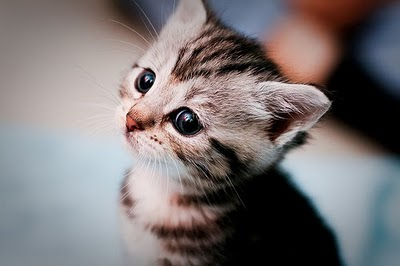
#> input picture cs231n_assignment/assignment3_completed/kitten.jpg, 400 x 266 px
$ jupyter execute --allow-errors ImageGeneration.ipynb   (shell and % lines are left out)   (Python 2 division)   (older library calls are emulated)
#> lines starting #> are read from the running program, lines starting #| are printed output that depends on the picture
### cs231n_assignment/assignment3_completed/cs231n/data_utils.py
import cPickle as pickle
import numpy as np
import os
from scipy.misc import imread

# [66 lines left out: functions load_CIFAR_batch, load_CIFAR10, get_CIFAR10_data, not called in this run]


def load_tiny_imagenet(path, dtype=np.float32, subtract_mean=True):
  """
  Load TinyImageNet. Each of TinyImageNet-100-A, TinyImageNet-100-B, and
  TinyImageNet-200 have the same directory structure, so this can be used
  to load any of them.

  Inputs:
  - path: String giving path to the directory to load.
  - dtype: numpy datatype used to load the data.
  - subtract_mean: Whether to subtract the mean training image.

  Returns: A dictionary with the following entries:
  - class_names: A list where class_names[i] is a list of strings giving the
    WordNet names for class i in the loaded dataset.
  - X_train: (N_tr, 3, 64, 64) array of training images
  - y_train: (N_tr,) array of training labels
  - X_val: (N_val, 3, 64, 64) array of validation images
  - y_val: (N_val,) array of validation labels
  - X_test: (N_test, 3, 64, 64) array of testing images.
  - y_test: (N_test,) array of test labels; if test labels are not available
    (such as in student code) then y_test will be None.
  - mean_image: (3, 64, 64) array giving mean training image
  """
  # First load wnids
  with open(os.path.join(path, 'wnids.txt'), 'r') as f:
    wnids = [x.strip() for x in f]

  # Map wnids to integer labels
  wnid_to_label = {wnid: i for i, wnid in enumerate(wnids)}

  # Use words.txt to get names for each class
  with open(os.path.join(path, 'words.txt'), 'r') as f:
    wnid_to_words = dict(line.split('\t') for line in f)
    for wnid, words in wnid_to_words.iteritems():
      wnid_to_words[wnid] = [w.strip() for w in words.split(',')]
  class_names = [wnid_to_words[wnid] for wnid in wnids]

  # Next load training data.
  X_train = []
  y_train = []
  for i, wnid in enumerate(wnids):
    if (i + 1) % 20 == 0:
      print 'loading training data for synset %d / %d' % (i + 1, len(wnids))
    # To figure out the filenames we need to open the boxes file
    boxes_file = os.path.join(path, 'train', wnid, '%s_boxes.txt' % wnid)
    with open(boxes_file, 'r') as f:
      filenames = [x.split('\t')[0] for x in f]
    num_images = len(filenames)

    X_train_block = np.zeros((num_images, 3, 64, 64), dtype=dtype)
    y_train_block = wnid_to_label[wnid] * np.ones(num_images, dtype=np.int64)
    for j, img_file in enumerate(filenames):
      img_file = os.path.join(path, 'train', wnid, 'images', img_file)
      img = imread(img_file)
      if img.ndim == 2:
        ## grayscale file
        img.shape = (64, 64, 1)
      X_train_block[j] = img.transpose(2, 0, 1)
    X_train.append(X_train_block)
    y_train.append(y_train_block)

  # We need to concatenate all training data
  X_train = np.concatenate(X_train, axis=0)
  y_train = np.concatenate(y_train, axis=0)

  # Next load validation data
  with open(os.path.join(path, 'val', 'val_annotations.txt'), 'r') as f:
    img_files = []
    val_wnids = []
    for line in f:
      img_file, wnid = line.split('\t')[:2]
      img_files.append(img_file)
      val_wnids.append(wnid)
    num_val = len(img_files)
    y_val = np.array([wnid_to_label[wnid] for wnid in val_wnids])
    X_val = np.zeros((num_val, 3, 64, 64), dtype=dtype)
    for i, img_file in enumerate(img_files):
      img_file = os.path.join(path, 'val', 'images', img_file)
      img = imread(img_file)
      if img.ndim == 2:
        img.shape = (64, 64, 1)
      X_val[i] = img.transpose(2, 0, 1)

  # Next load test images
  # Students won't have test labels, so we need to iterate over files in the
  # images directory.
  img_files = os.listdir(os.path.join(path, 'test', 'images'))
  X_test = np.zeros((len(img_files), 3, 64, 64), dtype=dtype)
  for i, img_file in enumerate(img_files):
    img_file = os.path.join(path, 'test', 'images', img_file)
    img = imread(img_file)
    if img.ndim == 2:
      img.shape = (64, 64, 1)
    X_test[i] = img.transpose(2, 0, 1)

  y_test = None
  y_test_file = os.path.join(path, 'test', 'test_annotations.txt')
  if os.path.isfile(y_test_file):
    with open(y_test_file, 'r') as f:
      img_file_to_wnid = {}
      for line in f:
        line = line.split('\t')
        img_file_to_wnid[line[0]] = line[1]
    y_test = [wnid_to_label[img_file_to_wnid[img_file]] for img_file in img_files]
    y_test = np.array(y_test)

  mean_image = X_train.mean(axis=0)
  if subtract_mean:
    X_train -= mean_image[None]
    X_val -= mean_image[None]
    X_test -= mean_image[None]

  return {
    'class_names': class_names,
    'X_train': X_train,
    'y_train': y_train,
    'X_val': X_val,
    'y_val': y_val,
    'X_test': X_test,
    'y_test': y_test,
    'class_names': class_names,
    'mean_image': mean_image,
  }


# [21 lines left out: function load_models, not called in this run]

### cs231n_assignment/assignment3_completed/ImageGeneration.ipynb
# Image Generation
In this notebook we will continue our exploration of image gradients using the deep model that was pretrained on TinyImageNet. We will explore various ways of using these image gradients to generate images. We will implement class visualizations, feature inversion, and DeepDream.

### Data : TinyImageNet

* 클래스 개수 : 200 object classes (각 클래스에 대해 500 training images, 50 validation images, 50 test images)
* 우리는 TinyImageNet-100-A 만 이용 (100개의 오브젝트 클래스)
* 해상도 : 64x64 pixels

### Thing to do in this assignment
* Class visualization : 빈 이미지에 특정 클래스의 이미지 채워나가기
* Feature inversion : 빈 이미지에 특정 이미지의 feature 채워나가기
* DeepDream : 원본 이미지에 activation 채워나가기

[cell 1]
# As usual, a bit of setup

import time, os, json
import numpy as np
from scipy.misc import imread, imresize
import matplotlib.pyplot as plt

from cs231n.classifiers.pretrained_cnn import PretrainedCNN
from cs231n.data_utils import load_tiny_imagenet
from cs231n.image_utils import blur_image, deprocess_image, preprocess_image
from cs231n.layers import *
from cs231n.fast_layers import *
from cs231n.layer_utils import *

plt.rcParams['figure.figsize'] = (10.0, 8.0) # set default size of plots
plt.rcParams['image.interpolation'] = 'nearest'
plt.rcParams['image.cmap'] = 'gray'

# for auto-reloading external modules
# see http://stackoverflow.com/questions/1907993/autoreload-of-modules-in-ipython

# TinyImageNet and pretrained model
As in the previous notebook, load the TinyImageNet dataset and the pretrained model.

#> (a cell that did not finish here is left out)

 # 1. Class visualization
By starting with a random noise image and performing gradient ascent on a target class, we can **generate an image that the network will recognize as the target class.** This idea was first presented in [1]; [2] extended this idea by suggesting several regularization techniques that can improve the quality of the generated image.

Concretely, let $I$ be an image and let $y$ be a target class. Let $s_y(I)$ be the score that a convolutional network assigns to the image $I$ for class $y$; note that these are raw unnormalized scores, not class probabilities. We wish to generate an image $I^*$ that achieves a high score for the class $y$ by solving the problem

$$
I^* = \arg\max_I s_y(I) + R(I)
$$

where $R$ is a (possibly implicit) regularizer. We can solve this optimization problem using **gradient descent, computing gradients with respect to the generated image**. We will use (explicit) ** L2 regularization ** of the form

$$
R(I) + \lambda \|I\|_2^2
$$

and implicit regularization as suggested by [2] by **peridically blurring the generated image**. We can solve this problem using **gradient ascent on the generated image**.

In the cell below, complete the implementation of the `create_class_visualization` function.

[1] Karen Simonyan, Andrea Vedaldi, and Andrew Zisserman. "Deep Inside Convolutional Networks: Visualising
Image Classification Models and Saliency Maps", ICLR Workshop 2014.

[2] Yosinski et al, "Understanding Neural Networks Through Deep Visualization", ICML 2015 Deep Learning Workshop

# 1. Class visualization

**[Lecture 9 - 30 page 참고]**

### 목적
    * 특정 class의 점수를 maximize하는 이미지를 찾자

### 특징
    * 빈 이미지에서 시작해서 이를 점차 업데이트해 나가면서 그려준다

### 과정
* [1] Feed in zeros (zero image)
* [2] score vector 의 gradient 를 [0,0,...,1,0,...] 으로 설정
* [3] BP to image
* [4] image update (not weight update)
* FP this image (반복)

[cell 3]
# [88 lines left out: function create_class_visualization, not called in this run]

You can use the code above to generate some cool images! An example is shown below. Try to generate a cool-looking image. If you want you can try to implement the other regularization schemes from Yosinski et al, but it isn't required.

[cell 4]
target_y = 43 # Tarantula
# print data['class_names'][target_y]
#> (the rest of this cell did not finish here and is left out)

#> (a cell that did not finish here is left out)

[cell 6]
target_y = 78
#> (the rest of this cell did not finish here and is left out)

# 2. Feature Inversion
In an attempt to understand the types of features that convolutional networks learn to recognize, a recent paper [1] attempts to reconstruct an image from its feature representation. We can easily implement this idea using image gradients from the pretrained network.

Concretely, given a image $I$, let $\phi_\ell(I)$ be the activations at layer $\ell$ of the convolutional network $\phi$. We wish to find an image $I^*$ with a similar feature representation as $I$ at layer $\ell$ of the network $\phi$ by solving the optimization problem

$$
I^* = \arg\min_{I'} \|\phi_\ell(I) - \phi_\ell(I')\|_2^2 + R(I')
$$

where $\|\cdot\|_2^2$ is the squared Euclidean norm. As above, $R$ is a (possibly implicit) regularizer. We can solve this optimization problem using gradient descent, computing gradients with respect to the generated image. We will use (explicit) L2 regularization of the form

$$
R(I') + \lambda \|I'\|_2^2
$$

together with implicit regularization by periodically blurring the image, as recommended by [2].

Implement this method in the function below.

[1] Aravindh Mahendran, Andrea Vedaldi, "Understanding Deep Image Representations by Inverting them", CVPR 2015

[2] Yosinski et al, "Understanding Neural Networks Through Deep Visualization", ICML 2015 Deep Learning Workshop

# 2. Feature inversion

### 목적
* 특정 레이어의 특정 feature를 이미지로 reconstruct 해 준다

### 특징
* 빈 이미지와 원본 이미지의 feature를 추출해 이 2개간 loss 계산하여 빈 이미지 업데이트해 나간다

### 과정
* 고양이 이미지를 특정 Conv 레이어 (shallow는 conv4, deep은 conv7) 까지 보내서 feature 추출
* Fature 를 그려줄 빈 이미지를 생성 (X)
* X 를 FP 하여 feature 추출
* 고양이와 X 간 loss 계산
* 이 loss 기반으로 BP하여 dX 계산
* dX 로 X 업데이트

[cell 7]
# [63 lines left out: function invert_features, not called in this run]

### Shallow feature reconstruction [Conv 4]
After implementing the feature inversion above, run the following cell to try and reconstruct features from the fourth convolutional layer of the pretrained model. You should be able to reconstruct the features using the provided optimization parameters.

[cell 8]
filename = 'kitten.jpg'
layer = 3 # layers start from 0 so these are features after 4 convolutions
img = imresize(imread(filename), (64, 64))
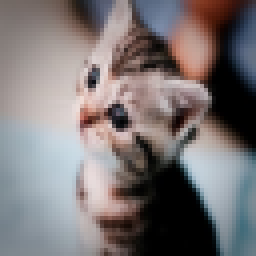
#> img: shape (64, 64, 3) (shown 4 times larger); mean R, G, B 122.7, 116.6, 117.5

plt.imshow(img)
plt.gcf().set_size_inches(3, 3)
plt.title('Original image')
plt.axis('off')
plt.show()

# Preprocess the image before passing it to the network:
# subtract the mean, add a dimension, etc
#> (the rest of this cell did not finish here and is left out)

### Deep feature reconstruction [Conv 7]
Reconstructing images using features from deeper layers of the network tends to give interesting results. In the cell below, try to reconstruct the best image you can by inverting the features after 7 layers of convolutions. You will need to play with the hyperparameters to try and get a good result.

HINT: If you read the paper by Mahendran and Vedaldi, you'll see that reconstructions from deep features tend not to look much like the original image, so you shouldn't expect the results to look like the reconstruction above. You should be able to get an image that shows some discernable structure within 1000 iterations.

[cell 9]
filename = 'kitten.jpg'
layer = 6 # layers start from 0 so these are features after 7 convolutions
img = imresize(imread(filename), (64, 64))

plt.imshow(img)
plt.gcf().set_size_inches(3, 3)
plt.title('Original image')
plt.axis('off')
plt.show()

# Preprocess the image before passing it to the network:
# subtract the mean, add a dimension, etc
#> (the rest of this cell did not finish here and is left out)

# 3. DeepDream
In the summer of 2015, Google released a [blog post](http://googleresearch.blogspot.com/2015/06/inceptionism-going-deeper-into-neural.html) describing a new method of generating images from neural networks, and they later [released code](https://github.com/google/deepdream) to generate these images.

The idea is very simple. We pick some layer from the network, pass the starting image through the network to extract features at the chosen layer, set the gradient at that layer equal to the activations themselves, and then backpropagate to the image. This has the effect of modifying the image to amplify the activations at the chosen layer of the network.

For DeepDream we usually extract features from one of the convolutional layers, allowing us to generate images of any resolution.

We can implement this idea using our pretrained network. The results probably won't look as good as Google's since their network is much bigger, but we should still be able to generate some interesting images.

# 3. DeepDream

### 목적
* 기본 이미지 위에 특정 레이어에서 (기존에 학습을 통해) activation 된 모든것을 이미지화해서 추가해 준다

### 특징
* 기본 이미지 위에 특정 레이어에서 (기존에 학습을 통해) activation 된 모든것을 이미지화해서 추가해 준다

### 과정
* 특정 레이어를 정해 준다 (Conv layer)
* 기본 이미지를 이 특정 레이어(Conv)까지 FP 하여 feature 추출
* 이 레이어의 gradient 를 activation 과 동일하게 설정
* BP 수행

[cell 10]
# [62 lines left out: function deepdream, not called in this run]

# Generate some images!
Try and generate a cool-looking DeepDeam image using the pretrained network. You can try using different layers, or starting from different images. You can reduce the image size if it runs too slowly on your machine, or increase the image size if you are feeling ambitious.

[cell 11]
def read_image(filename, max_size):
  """
  Read an image from disk and resize it so its larger side is max_size
  """
#> called with filename = 'kitten.jpg', max_size = 256
  img = imread(filename)
#> img is the input picture: shape (266, 400, 3); mean R, G, B 122.7, 116.5, 117.5
  H, W, _ = img.shape
#> H = 266; W = 400
  if H >= W:
    img = imresize(img, (max_size, int(W * float(max_size) / H))) # (original width * max_size) / original height
  elif H < W:
    img = imresize(img, (int(H * float(max_size) / W), max_size)) # (original height * max_size) / original weight
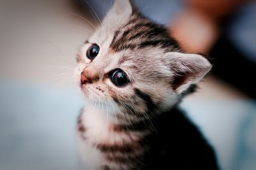
#> img: shape (170, 256, 3); mean R, G, B 122.7, 116.5, 117.5
  return img

filename = 'kitten.jpg'
max_size = 256
img = read_image(filename, max_size)
plt.imshow(img)
plt.axis('off')

# Preprocess the image by converting to float, transposing,
# and performing mean subtraction.
#> (the rest of this cell did not finish here and is left out)

[cell 12]
filename = 'sky.jpg'
max_size = 256
img = read_image(filename, max_size)
#> call 2 of read_image, with filename = 'sky.jpg', max_size = 256
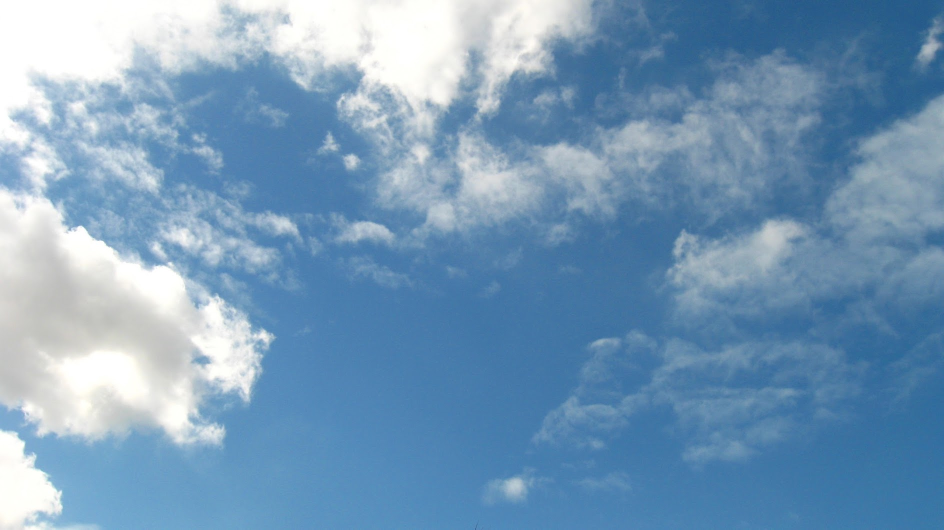
#> input picture cs231n_assignment/assignment3_completed/sky.jpg, 1887 x 1059 px (shown at 1/2 size)
#> in read_image, img is the input picture: shape (1059, 1887, 3); mean R, G, B 119.1, 154.6, 184.6
#> in read_image (call 2), `img = imresize(img, (int(H * float(max_size) / W), max_size))`:
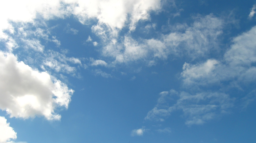
#> img: shape (143, 256, 3); mean R, G, B 119.1, 154.6, 184.6
